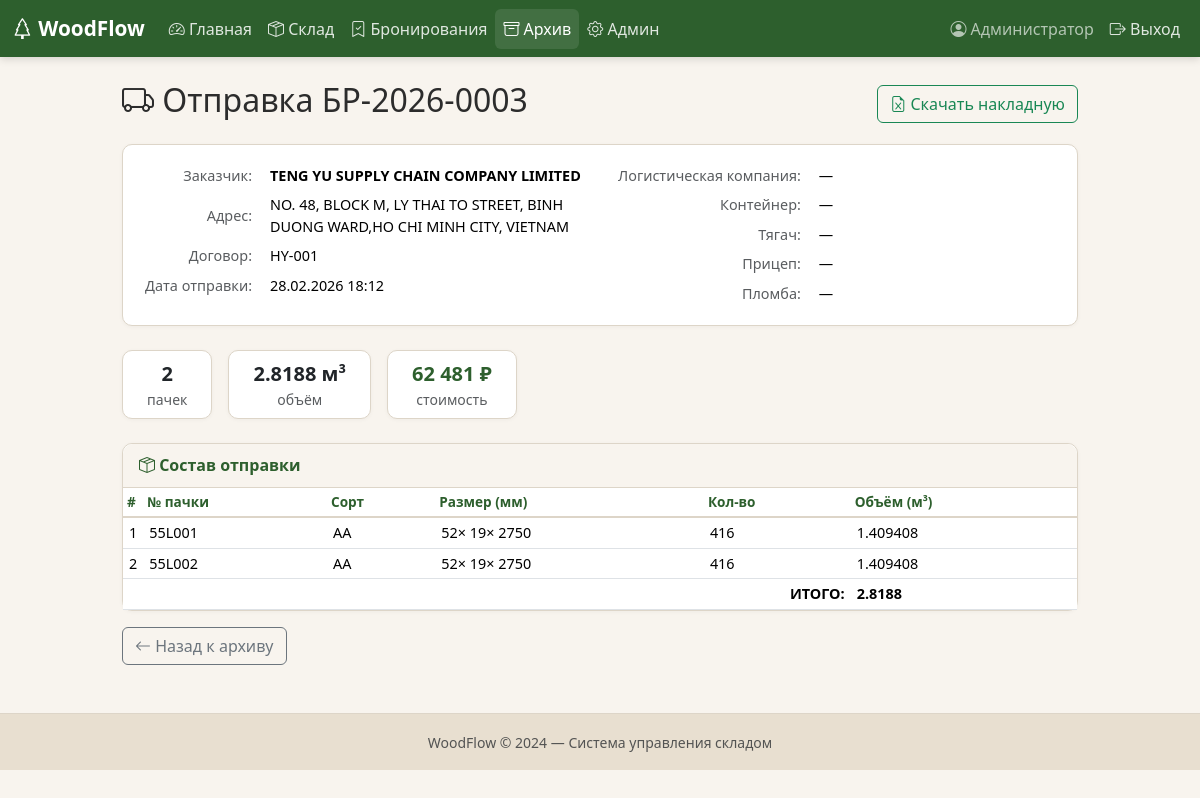
/archive/1 (signed in), run on the app's committed database.
### models.py (models this page shows, shortened)
class User(UserMixin, db.Model):
    __tablename__ = "users"
    id = db.Column(db.Integer, primary_key=True)
    username = db.Column(db.String(80), unique=True, nullable=False)
    password_hash = db.Column(db.String(256), nullable=False)
    full_name = db.Column(db.String(150), default="")
    is_admin = db.Column(db.Boolean, default=False)
    is_active_user = db.Column(db.Boolean, default=True)
    created_at = db.Column(db.DateTime, default=datetime.now(UTC))
    @property
    def is_active(self):
        return self.is_active_user

class Booking(db.Model):
    __tablename__ = "bookings"
    id = db.Column(db.Integer, primary_key=True)
    number = db.Column(db.String(50), unique=True, nullable=False)
    company_name = db.Column(db.String(150), default="")
    adres = db.Column(db.String(250), default="")
    status = db.Column(db.String(20), default="активная")      # активная / отправлена / отменена
    notes = db.Column(db.Text, default="")
    created_at = db.Column(db.DateTime, default=datetime.now(UTC))
    created_by = db.Column(db.Integer, db.ForeignKey("users.id"))
    price_per_m3 = db.Column(db.Float, default=0)  # руб
    contract = db.Column(db.String(50), default="")
    packs = db.relationship("WoodPack", backref="booking", lazy=True)
    shipment = db.relationship("Shipment", backref="booking", uselist=False)
    @property
    def total_volume_fact_for_pok(self):
        return round(sum(p.volume_fact_for_pok for p in self.packs), 4)
    @property
    def total_volume_nominal_for_tam(self):
        return round(sum(p.volume_nominal_for_tam for p in self.packs), 4)
    @property
    def total_price(self):
        return round(self.total_volume_nominal_for_tam * self.price_per_m3 , 2)
    @property
    def pack_count(self):
        return len(self.packs)

class Shipment(db.Model):
    __tablename__ = "shipments"
    id = db.Column(db.Integer, primary_key=True)
    booking_id = db.Column(db.Integer, db.ForeignKey("bookings.id"), nullable=False)
    logist_comp = db.Column(db.String(100), default="")
    cont_number = db.Column(db.String(50), default="")
    car_number = db.Column(db.String(50), default="")
    trailer_number = db.Column(db.String(50), default="")
    plomb_number = db.Column(db.String(50), default="")
    shipped_at = db.Column(db.DateTime, default=datetime.now(UTC))
    notes = db.Column(db.Text, default="")
    created_by = db.Column(db.Integer, db.ForeignKey("users.id"))

class WoodPack(db.Model):
    __tablename__ = "wood_packs"
    id = db.Column(db.Integer, primary_key=True)
    number_pac = db.Column(db.String(16), default="", nullable=False)  # номер пачки
    grade = db.Column(db.String(5), default="")  # сорт
    width_fact_for_tam = db.Column(db.Float, nullable=False)  # мм ширина пачки
    width_fact_for_pok = db.Column(db.Float, nullable=True)  # мм ширина доски
    @property
    def width_nominal_for_pok(self):
        return self.width_fact_for_pok - 3
    thickness_fact_for_tam = db.Column(db.Float, nullable=False)  # мм толщина пачки
    thickness_fact_for_pok = db.Column(db.Float, nullable=True)  # мм толщина доски
    @property
    def thickness_nominal_for_pok(self):
        return self.thickness_fact_for_pok - 3
    length_nominal = db.Column(db.Float, nullable=True)  # мм длина доски
    length_fact = db.Column(db.Float, nullable=True)  # мм длина доски
    length_pack = db.Column(db.Float, nullable=False)  # мм длина пачки
    quantity = db.Column(db.Integer, nullable=True) # количество
    quantity_layers = db.Column(db.Integer, nullable=True) # количество слоёв
    quantity_in_layer = db.Column(db.Integer, nullable=True) # количество в слою
    @property
    def volume_fact_for_pok(self):
        return self.width_fact_for_pok * self.thickness_fact_for_pok * self.length_fact * self.quantity * (
                    10 ** (-9))  # м³
    @property
    def volume_fact_for_tam(self):
        return self.width_fact_for_tam * self.thickness_fact_for_tam * self.length_pack * (
                    10 ** (-9))   # м³
    @property
    def volume_nominal_for_tam(self):
        return self.volume_fact_for_tam * k_sh  # м³
    status = db.Column(db.String(20), default="на_складе")
    notes = db.Column(db.Text, default="")
    created_at = db.Column(db.DateTime, default=datetime.now(UTC))
    created_by = db.Column(db.Integer, db.ForeignKey("users.id"))
    booking_id = db.Column(db.Integer, db.ForeignKey("bookings.id"), nullable=True)

### app.py (the view)
@app.route("/archive/<int:shipment_id>")
@login_required
def shipment_detail(shipment_id):
    shipment = db.session.get(Shipment, shipment_id)
    booking = db.session.get(Booking, shipment.booking_id)
    if not shipment:
        flash("Отправка не найдена.", "danger")
        return redirect(url_for("archive"))
    return render_template("shipment_detail.html", shipment=shipment, booking=booking)

### app.py (called while the page is built)
@login_manager.user_loader
def load_user(user_id):
    return db.session.get(User, int(user_id))

### templates/shipment_detail.html (shortened to what this page needs)
{% extends "base.html" %}
{% block content %}
<div class="row justify-content-center">
<div class="col-lg-10">
    <div class="d-flex justify-content-between align-items-center mb-3 flex-wrap gap-2">
        <h2>
            <i class="bi bi-truck"></i>
            Отправка {{ shipment.booking.number }}
        </h2>
        <a href="{{ url_for('shipment_excel', shipment_id=shipment.id) }}"
           class="btn btn-outline-success">
            <i class="bi bi-file-earmark-excel"></i> Скачать накладную
        </a>
    </div>
    <div class="card wf-card mb-4">
        <div class="card-body">
            <div class="row g-4">
                <div class="col-md-6">
                    <table class="table table-borderless table-sm mb-0 wf-info-table">
                        <tr>
                            <td class="text-muted">Заказчик:</td>
                            <td class="fw-bold">{{ shipment.booking.company_name or "—" }}</td>
                        </tr>
                        <tr>
                            <td class="text-muted">Адрес:</td>
                            <td>{{ shipment.booking.adres or "—" }}</td>
                        </tr>
                        <tr>
                            <td class="text-muted">Договор:</td>
                            <td>{{ shipment.booking.contract or "—" }}</td>
                        </tr>
                        <tr>
                            <td class="text-muted">Дата отправки:</td>
                            <td>{{ shipment.shipped_at.strftime('%d.%m.%Y %H:%M') }}</td>
                        </tr>
                    </table>
                </div>
                <div class="col-md-6">
                    <table class="table table-borderless table-sm mb-0 wf-info-table">
                        <tr>
                            <td class="text-muted">Логистическая компания:</td>
                            <td>{{ shipment.logist_comp or "—" }}</td>
                        </tr>
                        <tr>
                            <td class="text-muted">Контейнер:</td>
                            <td>{{ shipment.cont_number or "—" }}</td>
                        </tr>
                        <tr>
                            <td class="text-muted">Тягач:</td>
                            <td>{{ shipment.car_number or "—" }}</td>
                        </tr>
                        <tr>
                            <td class="text-muted">Прицеп:</td>
                            <td>{{ shipment.trailer_number or "—" }}</td>
                        </tr>
                        <tr>
                            <td class="text-muted">Пломба:</td>
                            <td>{{ shipment.plomb_number or "—" }}</td>
                        </tr>
                    </table>
                </div>
            </div>
        </div>
    </div>
    <div class="row g-3 mb-4">
        <div class="col-auto">
            <div class="card wf-card px-4 py-2 text-center">
                <div class="fw-bold fs-5">{{ shipment.booking.pack_count }}</div>
                <div class="small text-muted">пачек</div>
            </div>
        </div>
        <div class="col-auto">
            <div class="card wf-card px-4 py-2 text-center">
                <div class="fw-bold fs-5">
                    {{ shipment.booking.total_volume_fact_for_pok }} м³
                </div>
                <div class="small text-muted">объём</div>
            </div>
        </div>
        <div class="col-auto">
            <div class="card wf-card px-4 py-2 text-center">
                <div class="fw-bold fs-5 text-wf-green">
                    {{ "{:,.0f}".format(shipment.booking.total_price).replace(",", " ") }} ₽
                </div>
                <div class="small text-muted">стоимость</div>
            </div>
        </div>
    </div>
    <div class="card wf-card">
        <div class="card-header wf-card-header">
            <i class="bi bi-box-seam"></i> Состав отправки
        </div>
        <div class="table-responsive">
        <table class="table table-sm mb-0 align-middle">
            <thead class="wf-thead">
                <tr>
                    <th>#</th>
                    <th>№ пачки</th>
                    <th>Сорт</th>
                    <th>Размер (мм)</th>
                    <th>Кол-во</th>
                    <th>Объём (м³)</th>
                </tr>
            </thead>
            <tbody>
            {% for p in shipment.booking.packs %}
            <tr>
                <td>{{ loop.index }}</td>
                <td>{{ p.number_pac }}</td>
                <td>{{ p.grade }}</td>
                <td>
                    {{ p.width_nominal_for_pok|int }}×
                    {{ p.thickness_nominal_for_pok|int }}×
                    {{ p.length_nominal|int }}
                </td>
                <td>{{ p.quantity }}</td>
                <td>{{ p.volume_fact_for_pok }}</td>
            </tr>
            {% endfor %}
            </tbody>
            <tfoot class="wf-thead">
                <tr class="fw-bold">
                    <td colspan="5" class="text-end">ИТОГО:</td>
                    <td>{{ shipment.booking.total_volume_fact_for_pok }}</td>
                </tr>
            </tfoot>
        </table>
        </div>
    </div>
    <div class="mt-3">
        <a href="{{ url_for('archive') }}" class="btn btn-outline-secondary">
            <i class="bi bi-arrow-left"></i> Назад к архиву
        </a>
    </div>
</div>
</div>
{% endblock %}

### templates/base.html (shortened to what this page needs)
<!DOCTYPE html>
<html lang="ru">
<head>
    <link href="https://cdn.jsdelivr.net/npm/bootstrap@5.3.2/dist/css/bootstrap.min.css" rel="stylesheet">
    <link href="https://cdn.jsdelivr.net/npm/bootstrap-icons@1.11.1/font/bootstrap-icons.css" rel="stylesheet">
    <link href="{{ url_for('static', filename='css/style.css') }}" rel="stylesheet">
</head>
<body>
{% if current_user.is_authenticated %}
<nav class="navbar navbar-expand-lg navbar-dark wf-navbar">
    <div class="container-fluid">
        <a class="navbar-brand fw-bold" href="{{ url_for('dashboard') }}">
            <i class="bi bi-tree"></i> WoodFlow
        </a>
        <div class="collapse navbar-collapse" id="navMain">
            <ul class="navbar-nav me-auto">
                <li class="nav-item">
                    <a class="nav-link {% if request.endpoint == 'dashboard' %}active{% endif %}"
                       href="{{ url_for('dashboard') }}">
                        <i class="bi bi-speedometer2"></i> Главная
                    </a>
                </li>
                <li class="nav-item">
                    <a class="nav-link {% if 'stock' in request.endpoint|default('') %}active{% endif %}"
                       href="{{ url_for('stock') }}">
                        <i class="bi bi-box-seam"></i> Склад
                    </a>
                </li>
                <li class="nav-item">
                    <a class="nav-link {% if 'booking' in request.endpoint|default('') %}active{% endif %}"
                       href="{{ url_for('bookings') }}">
                        <i class="bi bi-bookmark-check"></i> Бронирования
                    </a>
                </li>
                <li class="nav-item">
                    <a class="nav-link {% if 'archive' in request.endpoint|default('') or 'shipment' in request.endpoint|default('') %}active{% endif %}"
                       href="{{ url_for('archive') }}">
                        <i class="bi bi-archive"></i> Архив
                    </a>
                </li>
                {% if current_user.is_admin %}
                <li class="nav-item">
                    <a class="nav-link {% if 'admin' in request.endpoint|default('') %}active{% endif %}"
                       href="{{ url_for('admin_users') }}">
                        <i class="bi bi-gear"></i> Админ
                    </a>
                </li>
                {% endif %}
            </ul>
            <ul class="navbar-nav">
                <li class="nav-item">
                    <span class="nav-link text-light opacity-75">
                        <i class="bi bi-person-circle"></i>
                        {{ current_user.full_name or current_user.username }}
                    </span>
                </li>
                <li class="nav-item">
                    <a class="nav-link" href="{{ url_for('logout') }}">
                        <i class="bi bi-box-arrow-right"></i> Выход
                    </a>
                </li>
            </ul>
        </div>
    </div>
</nav>
{% endif %}
<main class="container-fluid py-4 px-3 px-lg-4">
    {% block content %}{% endblock %}
</main>
<footer class="wf-footer text-center py-3 mt-4">
    <small class="text-muted">WoodFlow © {{ now().year if now is defined else "2024" }} — Система управления складом</small>
</footer>
</body>
</html>

### static/css/style.css (style rules this page uses)
:root { --wf-green: #2D5F2D; --wf-green-hover: #1E4D1E; --wf-green-light: #5B8C5A; --wf-beige: #F8F4EE; --wf-beige-dark: #E8DFD0; --wf-border: #DDD5C8; --wf-text: #2C2C2C; }
body { background-color: var(--wf-beige); color: var(--wf-text); font-family: 'Segoe UI', system-ui, -apple-system, sans-serif; }
.wf-navbar { background-color: var(--wf-green) !important; box-shadow: 0 2px 8px rgba(0,0,0,0.15); }
.wf-navbar .nav-link { color: rgba(255,255,255,0.85) !important; transition: color 0.2s; }
.wf-navbar .nav-link:hover, .wf-navbar .nav-link.active { color: #fff !important; background-color: rgba(255,255,255,0.1); border-radius: 6px; }
.wf-navbar .navbar-brand { color: #fff !important; font-size: 1.3rem; }
.wf-card { background: #fff; border: 1px solid var(--wf-border); border-radius: 10px; box-shadow: 0 1px 4px rgba(0,0,0,0.04); }
.wf-card-header { background-color: var(--wf-beige); border-bottom: 1px solid var(--wf-border); font-weight: 600; padding: 0.6rem 1rem; border-radius: 10px 10px 0 0 !important; color: var(--wf-green); }
.wf-thead { background-color: var(--wf-beige); }
.wf-thead th { font-weight: 600; font-size: 0.85rem; color: var(--wf-green); border-bottom: 2px solid var(--wf-border) !important; white-space: nowrap; }
.table td { font-size: 0.9rem; vertical-align: middle; }
.text-wf-green { color: var(--wf-green) !important; }
.wf-footer { background-color: var(--wf-beige-dark); border-top: 1px solid var(--wf-border); }

### templates/shipment_detail.html (style rules this page uses)
.table td:first-child { width: 1%; white-space: nowrap; }
.table td { padding-left: 6px; padding-right: 6px; }
.wf-info-table td:first-child { width: 1% !important; white-space: nowrap !important; text-align: right !important; padding-right: 8px !important; }
.wf-info-table td:last-child { padding-left: 10px; }

### data on the page
User: full_name "Администратор"
Booking: booking.number "БР-2026-0003", booking "TENG YU SUPPLY CHAIN COMPANY LIMITED", booking "NO. 48, BLOCK M, LY THAI TO STREET, BINH DUONG WARD,HO CHI MINH CITY, VIETNAM", booking "HY-001"
Shipment: shipped_at "28.02.2026 18:12", logist_comp "—", cont_number "—", car_number "—", trailer_number "—", plomb_number "—"
WoodPack: booking.total_volume_fact_for_pok "2.8188", width_fact_for_tam+thickness_fact_for_tam+length_pack "62 481", number_pac "55L001", grade "AA", width_nominal_for_pok "52", thickness_nominal_for_pok "19", length_nominal "2750", quantity "416", volume_fact_for_pok "1.409408"
WoodPack: number_pac "55L002", grade "AA", width_nominal_for_pok "52", thickness_nominal_for_pok "19", length_nominal "2750", quantity "416", volume_fact_for_pok "1.409408"

### other printed values
{{ shipment.booking.pack_count }} "2"
